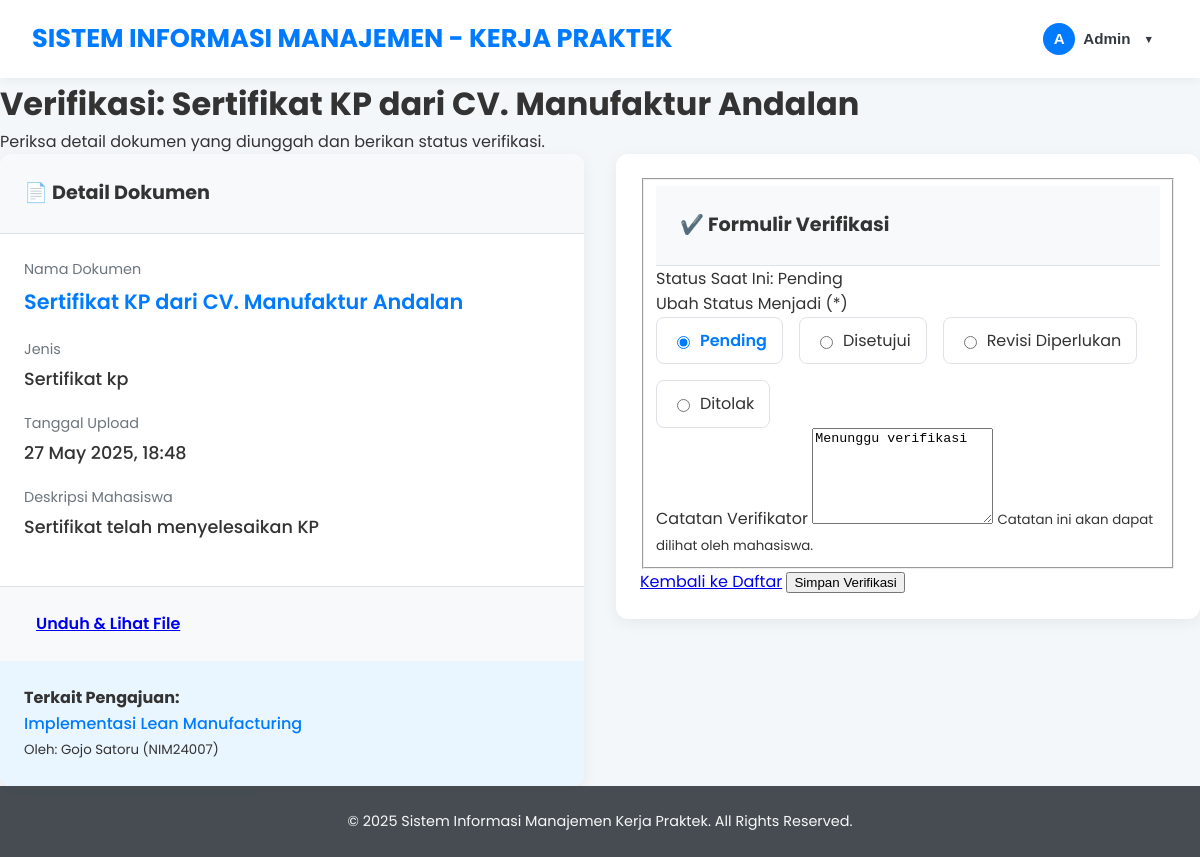
/admin_prodi/dokumen_verifikasi_form.php?id_dokumen=7&id_pengajuan=7 (signed in), run on the app's committed database.
### tables this page shows
CREATE TABLE `dokumen_kp` (
  `id_dokumen` int NOT NULL,
  `id_pengajuan` int NOT NULL,
  `uploader_id` varchar(20) NOT NULL,
  `tipe_uploader` enum('mahasiswa','dosen','admin') NOT NULL,
  `nama_dokumen` varchar(255) NOT NULL,
  `jenis_dokumen` enum('ktm','khs','proposal_kp','surat_pengantar_kp','surat_balasan_perusahaan','laporan_kemajuan','draft_laporan_akhir','laporan_akhir_final','lembar_pengesahan','sertifikat_kp','form_penilaian_perusahaan','form_penilaian_dosen','lainnya') NOT NULL,
  `file_path` varchar(255) NOT NULL,
  `deskripsi` text,
  `status_verifikasi_dokumen` enum('pending','disetujui','revisi_diperlukan','ditolak') DEFAULT 'pending',
  `catatan_verifikator` text,
  `tanggal_upload` timestamp NOT NULL DEFAULT CURRENT_TIMESTAMP
);

CREATE TABLE `pengajuan_kp` (
  `id_pengajuan` int NOT NULL,
  `nim` varchar(15) NOT NULL,
  `id_perusahaan` int DEFAULT NULL,
  `judul_kp` varchar(255) DEFAULT NULL,
  `deskripsi_kp` text,
  `tanggal_pengajuan` date NOT NULL,
  `tanggal_mulai_rencana` date DEFAULT NULL,
  `tanggal_selesai_rencana` date DEFAULT NULL,
  `status_pengajuan` enum('draft','diajukan_mahasiswa','diverifikasi_dospem','disetujui_dospem','ditolak_dospem','menunggu_konfirmasi_perusahaan','diterima_perusahaan','ditolak_perusahaan','penentuan_dospem_kp','kp_berjalan','selesai_pelaksanaan','laporan_disetujui','selesai_dinilai','dibatalkan') DEFAULT 'draft',
  `nip_dosen_pembimbing_kp` varchar(20) DEFAULT NULL,
  `catatan_admin` text,
  `catatan_dosen` text,
  `surat_pengantar_path` varchar(255) DEFAULT NULL,
  `surat_balasan_perusahaan_path` varchar(255) DEFAULT NULL,
  `created_at` timestamp NOT NULL DEFAULT CURRENT_TIMESTAMP,
  `updated_at` timestamp NOT NULL DEFAULT CURRENT_TIMESTAMP ON UPDATE CURRENT_TIMESTAMP
);

CREATE TABLE `mahasiswa` (
  `nim` varchar(15) NOT NULL,
  `password` varchar(100) NOT NULL,
  `nama` varchar(100) NOT NULL,
  `email` varchar(100) NOT NULL,
  `no_hp` varchar(20) DEFAULT NULL,
  `prodi` varchar(50) DEFAULT NULL,
  `angkatan` int DEFAULT NULL,
  `ipk` decimal(3,2) DEFAULT '0.00',
  `sks_lulus` int DEFAULT '0',
  `status_akun` enum('pending_verification','active','suspended') DEFAULT 'pending_verification',
  `created_at` timestamp NOT NULL DEFAULT CURRENT_TIMESTAMP,
  `updated_at` timestamp NOT NULL DEFAULT CURRENT_TIMESTAMP ON UPDATE CURRENT_TIMESTAMP
);

### admin_prodi/dokumen_verifikasi_form.php (the view, shortened to what this page needs)
<?php
require_once '../config/db_connect.php';
$id_dokumen_url = null;
$id_pengajuan_url = null;
$dokumen_detail = null;
$pengajuan_konteks = null;
$error_message = '';
if (isset($_GET['id_dokumen']) && filter_var($_GET['id_dokumen'], FILTER_VALIDATE_INT)) {
    $id_dokumen_url = (int)$_GET['id_dokumen'];
} else {
    $error_message = "ID Dokumen tidak valid.";
}
if (isset($_GET['id_pengajuan']) && filter_var($_GET['id_pengajuan'], FILTER_VALIDATE_INT)) {
    $id_pengajuan_url = (int)$_GET['id_pengajuan'];
} else {
    if (empty($error_message)) $error_message = "ID Pengajuan tidak disertakan.";
}
function getDocumentAndPengajuanContext($conn_db, $doc_id, $pengajuan_id, &$out_error_message) {
    $data = ['dokumen' => null, 'pengajuan' => null];
    $sql_doc = "SELECT dk.*, m.nim, m.nama AS nama_mahasiswa, pk.judul_kp FROM dokumen_kp dk JOIN pengajuan_kp pk ON dk.id_pengajuan = pk.id_pengajuan JOIN mahasiswa m ON pk.nim = m.nim WHERE dk.id_dokumen = ? AND dk.id_pengajuan = ?";
    $stmt_doc = $conn_db->prepare($sql_doc);
    if ($stmt_doc) {
        $stmt_doc->bind_param("ii", $doc_id, $pengajuan_id);
        $stmt_doc->execute();
        $result_doc = $stmt_doc->get_result();
        if ($result_doc->num_rows === 1) {
            $doc_data = $result_doc->fetch_assoc();
            $data['dokumen'] = $doc_data;
            $data['pengajuan'] = ['nim' => $doc_data['nim'], 'nama_mahasiswa' => $doc_data['nama_mahasiswa'], 'judul_kp' => $doc_data['judul_kp']];
        } else {
            if(empty($out_error_message)) $out_error_message = "Dokumen tidak ditemukan atau tidak sesuai.";
        }
    }
    return $data;
}
if (empty($error_message) && $conn) {
    $fetched_data = getDocumentAndPengajuanContext($conn, $id_dokumen_url, $id_pengajuan_url, $error_message);
    if ($fetched_data['dokumen']) {
        $dokumen_detail = $fetched_data['dokumen'];
        $pengajuan_konteks = $fetched_data['pengajuan'];
    }
}
$opsi_status_verifikasi_dokumen = ['pending' => 'Pending', 'disetujui' => 'Disetujui', 'revisi_diperlukan' => 'Revisi Diperlukan', 'ditolak' => 'Ditolak'];
if ($dokumen_detail) {
    $page_title = "Verifikasi: " . htmlspecialchars($dokumen_detail['nama_dokumen']);
}
require_once '../includes/header.php';
?>
<div class="main-content-full">
    <div class="form-container-modern">
        <div class="form-header">
            <h1><?php echo htmlspecialchars($page_title); ?></h1>
            <p>Periksa detail dokumen yang diunggah dan berikan status verifikasi.</p>
        </div>
        <?php if ($dokumen_detail && $pengajuan_konteks): ?>
            <div class="content-grid-verif">
                <div class="document-details-card">
                    <div class="card-header"><h4>📄 Detail Dokumen</h4></div>
                    <div class="card-body">
                        <div class="detail-item"><span class="detail-label">Nama Dokumen</span><span class="detail-value main-detail"><?php echo htmlspecialchars($dokumen_detail['nama_dokumen']); ?></span></div>
                        <div class="detail-item"><span class="detail-label">Jenis</span><span class="detail-value"><?php echo htmlspecialchars(ucfirst(str_replace('_', ' ', $dokumen_detail['jenis_dokumen']))); ?></span></div>
                        <div class="detail-item"><span class="detail-label">Tanggal Upload</span><span class="detail-value"><?php echo date("d F Y, H:i", strtotime($dokumen_detail['tanggal_upload'])); ?></span></div>
                        <?php if(!empty($dokumen_detail['deskripsi'])): ?>
                        <div class="detail-item"><span class="detail-label">Deskripsi Mahasiswa</span><span class="detail-value description-text"><?php echo nl2br(htmlspecialchars($dokumen_detail['deskripsi'])); ?></span></div>
                        <?php endif; ?>
                    </div>
                    <div class="card-footer">
                        <?php if(!empty($dokumen_detail['file_path'])): ?>
                            <a href="/KP/<?php echo htmlspecialchars($dokumen_detail['file_path']); ?>" target="_blank" class="btn btn-primary">Unduh & Lihat File</a>
                        <?php else: ?>
                            <button class="btn btn-secondary" disabled>File Tidak Tersedia</button>
                        <?php endif; ?>
                    </div>
                    <div class="context-info">
                        <p><strong>Terkait Pengajuan:</strong><br>
                        <a href="pengajuan_kp_detail_admin.php?id_pengajuan=<?php echo $id_pengajuan_url; ?>"><?php echo htmlspecialchars($pengajuan_konteks['judul_kp']); ?></a><br>
                        <small>Oleh: <?php echo htmlspecialchars($pengajuan_konteks['nama_mahasiswa']); ?> (<?php echo htmlspecialchars($pengajuan_konteks['nim']); ?>)</small></p>
                    </div>
                </div>
                <div class="verification-form-card">
                     <form action="dokumen_verifikasi_form.php?id_dokumen=<?php echo $id_dokumen_url; ?>&id_pengajuan=<?php echo $id_pengajuan_url; ?>" method="POST" class="modern-form">
                        <fieldset>
                            <div class="fieldset-header"><h4>✔️ Formulir Verifikasi</h4></div>
                             <div class="form-group">
                                <label>Status Saat Ini:</label>
                                <span class="status-badge status-<?php echo strtolower(htmlspecialchars($dokumen_detail['status_verifikasi_dokumen'])); ?>">
                                    <?php echo ucfirst(str_replace('_', ' ', htmlspecialchars($dokumen_detail['status_verifikasi_dokumen']))); ?>
                                </span>
                            </div>
                            <div class="form-group">
                                <label for="status_verifikasi_dokumen">Ubah Status Menjadi (*)</label>
                                <div class="status-radio-group">
                                    <?php foreach ($opsi_status_verifikasi_dokumen as $value => $text): ?>
                                    <label class="radio-label">
                                        <input type="radio" name="status_verifikasi_dokumen" value="<?php echo htmlspecialchars($value); ?>" <?php echo ($dokumen_detail['status_verifikasi_dokumen'] == $value) ? 'checked' : ''; ?> required>
                                        <span class="radio-text"><?php echo htmlspecialchars($text); ?></span>
                                    </label>
                                    <?php endforeach; ?>
                                </div>
                            </div>
                            <div class="form-group">
                                <label for="catatan_verifikator">Catatan Verifikator</label>
                                <textarea id="catatan_verifikator" name="catatan_verifikator" rows="6" placeholder="Berikan catatan jika dokumen ditolak atau memerlukan revisi..."><?php echo htmlspecialchars($dokumen_detail['catatan_verifikator']); ?></textarea>
                                <small>Catatan ini akan dapat dilihat oleh mahasiswa.</small>
                            </div>
                        </fieldset>
                        <div class="form-actions">
                             <a href="dokumen_verifikasi_list.php" class="btn btn-secondary">Kembali ke Daftar</a>
                            <button type="submit" name="submit_verifikasi_dokumen" class="btn btn-success">Simpan Verifikasi</button>
                        </div>
                    </form>
                </div>
            </div>
        <?php elseif(empty($error_message)): ?>
            <div class="message info"><p>Memuat detail dokumen...</p></div>
        <?php endif; ?>
    </div>
</div>
<?php
require_once '../includes/footer.php';
?>

### includes/header.php (style rules this page uses)
:root { --primary-color: #007BFF; --primary-hover: #0056b3; --secondary-color: #6c757d; --dark-color: #343a40; --light-color: #f8f9fa; --background-color: #f4f7f9; --text-color: #333; --border-color: #dee2e6; --card-shadow: 0 4px 15px rgba(0,0,0,0.06); --border-radius: 12px; }
* { box-sizing: border-box; }
body, h1, h2, h3, h4, h5, h6, p, ul, ol { margin: 0; padding: 0; }
body { font-family: 'Poppins', sans-serif; line-height: 1.6; background-color: var(--background-color); color: var(--text-color); display: flex; flex-direction: column; min-height: 100vh; }

### admin_prodi/dokumen_verifikasi_form.php (style rules this page uses)
.form-container-modern { max-width: 1200px; }
.content-grid-verif { display: grid; grid-template-columns: 1fr 1fr; gap: 2rem; align-items: flex-start; }
.document-details-card, .verification-form-card { background-color: #fff; border-radius: var(--border-radius); box-shadow: var(--card-shadow); overflow: hidden; animation: slideUp 0.5s ease-out; }
.document-details-card .card-header, .verification-form-card .fieldset-header { padding: 1.5rem; background-color: #f8f9fa; border-bottom: 1px solid var(--border-color); }
.document-details-card .card-header h4, .verification-form-card .fieldset-header h4 { margin: 0; font-size: 1.2em; }
.document-details-card .card-body { padding: 1.5rem; }
.detail-item { margin-bottom: 1.2rem; }
.detail-label { display: block; font-size: 0.9em; color: var(--secondary-color); margin-bottom: 0.25rem; }
.detail-value { font-size: 1.1em; font-weight: 500; }
.detail-value.main-detail { font-weight: 600; font-size: 1.3em; color: var(--primary-color); }
.description-text { white-space: pre-wrap; line-height: 1.7; }
.document-details-card .card-footer { padding: 1.5rem; background-color: #f8f9fa; border-top: 1px solid var(--border-color); }
.document-details-card .btn { width: 100%; padding: 12px; font-weight: 600; }
.context-info { padding: 1.5rem; background-color: #e9f5ff; }
.context-info p { margin: 0; line-height: 1.6; }
.context-info a { color: var(--primary-color); text-decoration: none; font-weight: 500; }
.verification-form-card .modern-form { padding: 1.5rem; }
.status-radio-group { display: flex; flex-wrap: wrap; gap: 1rem; }
.radio-label { display: flex; align-items: center; padding: 10px 15px; border: 1px solid var(--border-color); border-radius: 8px; cursor: pointer; transition: all 0.3s ease; }
input[type="radio"] { margin-right: 10px; accent-color: var(--primary-color); }
input[type="radio"]:checked + .radio-text { font-weight: 600; color: var(--primary-color); }

### data on the page
dokumen_kp: nama_dokumen "Verifikasi: Sertifikat KP dari CV. Manufaktur Andalan", nama_dokumen "Sertifikat KP dari CV. Manufaktur Andalan", jenis_dokumen "Sertifikat kp", tanggal_upload "27 May 2025, 18:48", deskripsi "Sertifikat telah menyelesaikan KP", id_pengajuan.judul_kp "Implementasi Lean Manufacturing", mahasiswa.nama "Gojo Satoru", mahasiswa.nim "NIM24007", status_verifikasi_dokumen "Pending", status_verifikasi_dokumen "☑ Pending", status_verifikasi_dokumen "☐ Disetujui", status_verifikasi_dokumen "☐ Revisi Diperlukan", status_verifikasi_dokumen "☐ Ditolak", catatan_verifikator "Menunggu verifikasi"

### other printed values
substr($user_nama, 0, 1) "A"
explode(' ', $user_nama)[0] "Admin"
$text "Pending"
$text "Disetujui"
$text "Revisi Diperlukan"
$text "Ditolak"
